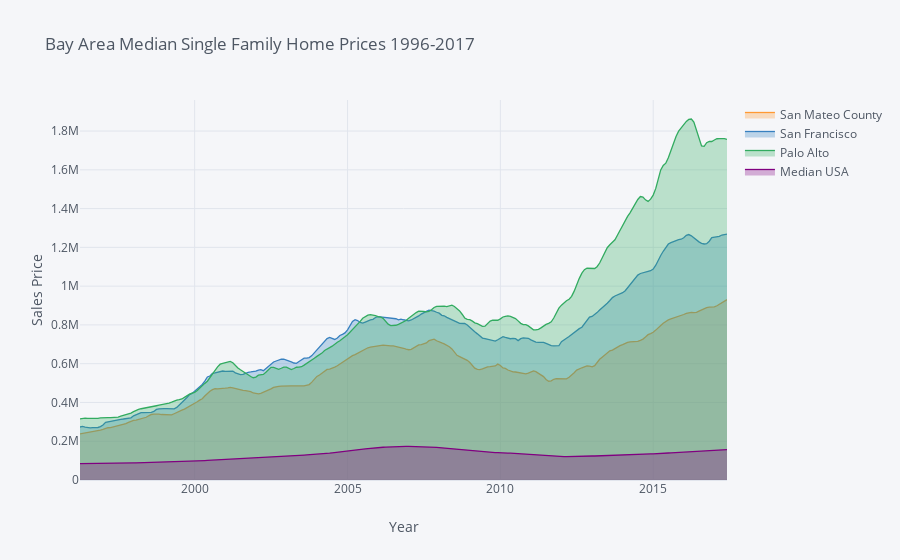

The cell this chart's notebook holds for it:
### Code cell
cf.go_offline()
df_comparison.iplot(title="Bay Area Median Single Family Home Prices 1996-2017",
                    xTitle="Year",
                    yTitle="Sales Price",
                   #bestfit=True, bestfit_colors=["pink"],
                   #subplots=True,
                   shape=(4,1),
                    #subplot_titles=True,
                    fill=True,)

### Figure 1 — Plotly figure (JSON) as saved in the notebook; plotly's stock layout.template omitted (floating-point values rounded to 4 significant figures; data arrays with more than 128 entries replaced by an {"elided": "..."} marker saying what was removed)
{"data": [{"fill": "tozeroy", "fillcolor": "rgba(255, 153, 51, 0.3)", "line": {"color": "rgba(255, 153, 51, 1.0)", "dash": "solid", "shape": "linear", "width": 1.3}, "mode": "lines", "name": "San Mateo County", "text": "", "type": "scatter", "x": {"elided": "258 str values"}, "y": {"elided": "258 int values"}}, {"fill": "tozeroy", "fillcolor": "rgba(55, 128, 191, 0.3)", "line": {"color": "rgba(55, 128, 191, 1.0)", "dash": "solid", "shape": "linear", "width": 1.3}, "mode": "lines", "name": "San Francisco", "text": "", "type": "scatter", "x": {"elided": "258 str values"}, "y": {"elided": "258 float values"}}, {"fill": "tozeroy", "fillcolor": "rgba(50, 171, 96, 0.3)", "line": {"color": "rgba(50, 171, 96, 1.0)", "dash": "solid", "shape": "linear", "width": 1.3}, "mode": "lines", "name": "Palo Alto", "text": "", "type": "scatter", "x": {"elided": "258 str values"}, "y": {"elided": "258 int values"}}, {"fill": "tozeroy", "fillcolor": "rgba(128, 0, 128, 0.3)", "line": {"color": "rgba(128, 0, 128, 1.0)", "dash": "solid", "shape": "linear", "width": 1.3}, "mode": "lines", "name": "Median USA", "text": "", "type": "scatter", "x": {"elided": "258 str values"}, "y": {"elided": "258 float values"}}], "layout": {"legend": {"bgcolor": "#F5F6F9", "font": {"color": "#4D5663"}}, "paper_bgcolor": "#F5F6F9", "plot_bgcolor": "#F5F6F9", "title": {"font": {"color": "#4D5663"}, "text": "Bay Area Median Single Family Home Prices 1996-2017"}, "xaxis": {"gridcolor": "#E1E5ED", "showgrid": true, "tickfont": {"color": "#4D5663"}, "title": {"font": {"color": "#4D5663"}, "text": "Year"}, "zerolinecolor": "#E1E5ED"}, "yaxis": {"gridcolor": "#E1E5ED", "showgrid": true, "tickfont": {"color": "#4D5663"}, "title": {"font": {"color": "#4D5663"}, "text": "Sales Price"}, "zerolinecolor": "#E1E5ED"}}}
